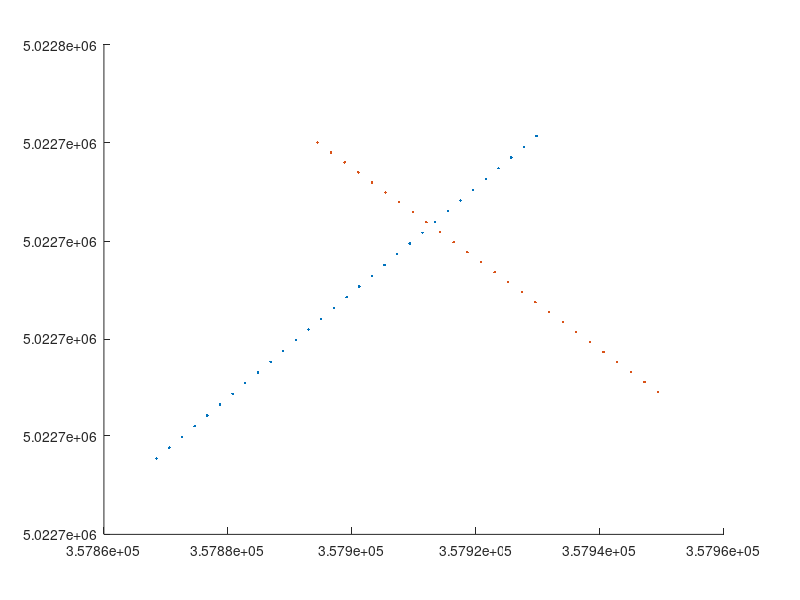

Source code (MATLAB): (Note: this script raises an error after producing the figure.)
% establish_grid.m

% Tristan Guest
% 12 Oct 2018

% define grid for Advocate Beach surveying; rotate and translate to easting
% northing

clear 
close all


% select beach-frame coordinates to revert to pixel coordinates 
xshore = (-30:3:60)';
% xshore = ([-15, -10, -5, 0, 5])';
% loncoord= (-70:1:30);
loncoord= ([0]);

fileID = fopen('survey_grid_long.txt', 'w');
fclose(fileID); 

figure(1), clf, hold on

Ipt = 0;

for ii = 1 : length(loncoord)
    
%     count = count + 1;
    
    % define series of longshore transect coordinates
    lonshore = loncoord(ii)*ones(1,length(xshore))';

    % flip axis for consistency
    lonshore = -lonshore;

    % compute angle for rotation into beach-oriented ref frame using stakes
    % aligned across shore
    stakes_east1 = 3.578993979000000e+05;
    stakes_east2 = 3.579084006000000e+05;
    stakes_north1 = 5.022709436700000e+06;
    stakes_north2 = 5.022717801400000e+06;
    beach_rot = pi + atan((stakes_east1 - stakes_east2)/(stakes_north2 - stakes_north1));

    % define rotation matrix for beach-oriented reference frame
    R = [cos(beach_rot) -sin(beach_rot); sin(beach_rot) cos(beach_rot)];
    % apply beach rotation matrix (back to world coordinates)
    Y = [xshore,lonshore]';
    Yp = R'*Y; % counter-rotate -- multiply by rotation matrix transpose
    LON = Yp(1,:)';
    LAT = Yp(2,:)';

    % define array origin
    originx = 3.579093296000000e+05;
    originy = 5.022719408400000e+06;
    
    easting = LON + originx;
    northing = LAT + originy;

    % center on origin
    LAT0 = 5.022771079200000e+06 - originy; % cam tower northing
    LON0 = 3.579174971000000e+05 - originx; % cam tower easting
    x_w = LON - LON0;
    z_w = LAT - LAT0;

    % define y==H
%     y_w = H*ones(size(x_w));
   
    figure(1)
        plot(easting, northing, '.')    
        
    utm_coords = [(Ipt + (1:length(xshore))')'; northing'; easting'; zeros(size(easting'))];    
%     utm_coords = [northing'; easting'; zeros(size(easting'))];        
    
    fileID = fopen('survey_grid_long.txt', 'a');
%     fprintf(fileID,['\ncross-shore line ' num2str(ii) '\n\n']);
    fmt = '%d %10.10f %10.10f %10.10f\n';
%     fmt = '%10.10f %10.10f %10.10f\n';
    fprintf(fileID,fmt, utm_coords);
    fclose(fileID);    
    
    Ipt = Ipt + length(xshore);
    
end

% select beach-frame coordinates to revert to pixel coordinates 
% xshore = (-40:1:60)';
xcoord = ([-5]);
lonshore= (-50:3:25)';
% loncoord= ([-30,0,30]);

% flip axis for consistency
    lonshore = -lonshore;

for ii = 1 : length(xcoord)
    
    % define series of longshore transect coordinates
    xshore = xcoord(ii)*ones(1,length(lonshore))';

%     % flip axis for consistency
%     lonshore = -lonshore;

    % compute angle for rotation into beach-oriented ref frame using stakes
    % aligned across shore
    stakes_east1 = 3.578993979000000e+05;
    stakes_east2 = 3.579084006000000e+05;
    stakes_north1 = 5.022709436700000e+06;
    stakes_north2 = 5.022717801400000e+06;
    beach_rot = pi + atan((stakes_east1 - stakes_east2)/(stakes_north2 - stakes_north1));

    % define rotation matrix for beach-oriented reference frame
    R = [cos(beach_rot) -sin(beach_rot); sin(beach_rot) cos(beach_rot)];
    % apply beach rotation matrix (back to world coordinates)
    Y = [xshore,lonshore]';
    Yp = R'*Y; % counter-rotate -- multiply by rotation matrix transpose
    LON = Yp(1,:)';
    LAT = Yp(2,:)';

    % define array origin
    originx = 3.579093296000000e+05;
    originy = 5.022719408400000e+06;
    
    easting = LON + originx;
    northing = LAT + originy;

    % center on origin
    LAT0 = 5.022771079200000e+06 - originy; % cam tower northing
    LON0 = 3.579174971000000e+05 - originx; % cam tower easting
    x_w = LON - LON0;
    z_w = LAT - LAT0;

    % define y==H
%     y_w = H*ones(size(x_w));
   
    figure(1)
        plot(easting, northing, '.')
%         
% %     utm_coords = [1:length(lonshore); northing'; easting'; zeros(size(easting'))];    
%     utm_coords = [northing'; easting'; zeros(size(easting'))];        
%     
%     fileID = fopen('survey_grid.txt', 'a');
% %     fprintf(fileID,['\nlongshore line ' num2str(ii) '\n\n']);
% %     fmt = '%d %10.10f %10.10f %10.10f\n';
%     fmt = '%10.10f %10.10f %10.10f\n';
%     fprintf(fileID,fmt, utm_coords);
%     fclose(fileID);   
    
    
    
    %
        utm_coords = [(Ipt + (1:length(lonshore))')'; northing'; easting'; zeros(size(easting'))];    
%     utm_coords = [northing'; easting'; zeros(size(easting'))];        
    
    fileID = fopen('survey_grid_long.txt', 'a');
%     fprintf(fileID,['\nlongshore line ' num2str(ii) '\n\n']);
    fmt = '%d %10.10f %10.10f %10.10f\n';
%     fmt = '%10.10f %10.10f %10.10f\n';
    fprintf(fileID,fmt, utm_coords);
    fclose(fileID);    
    
    Ipt = Ipt + length(lonshore);
end

%%
% data point filenames
fn_stakes = 'ADVOCATE_stakepoints.txt';
fn_array1 = 'ADVOCATE_array1.txt';

% Hemisphere RTK directory
dnRTK = 'C:\Projects\AdvocateBeach2018\data\raw\past_experiments\RTK_GPS\';

% load in stake positions
fid = fopen([dnRTK fn_stakes]);
A = textscan(fid, '%f %f %f %f %s','Delimiter',',');
fclose(fid);

% load in PT sensor positions
fid = fopen([dnRTK fn_array1]);
B = textscan(fid, '%f %f %f %f %s','Delimiter',',');
fclose(fid);

% assign vector labels to columns
stakes_wp = A{1};
stakes_north = A{2};
stakes_east = A{3};
stakes_height = A{4};

% assign vector labels to columns
array1_wp = B{1};
array1_north = B{2};
array1_east = B{3};
array1_height = B{4};

figure(1)
    plot(stakes_east, stakes_north, '*')
    plot(array1_east, array1_north, '*')